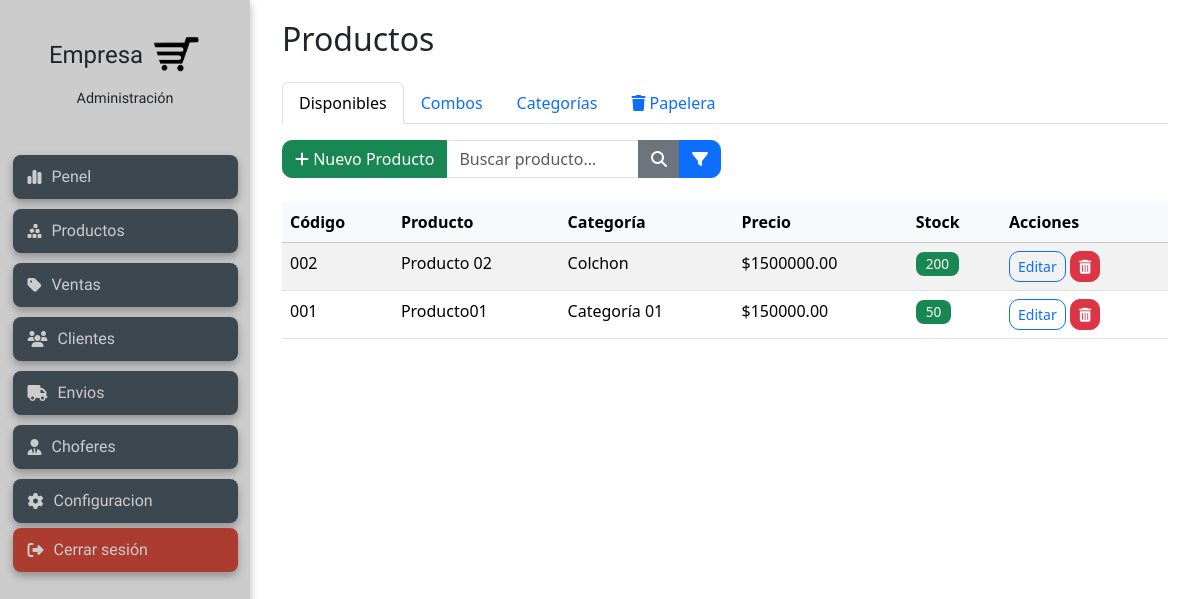
The page /products/ (signed in) on the database as committed earlier.
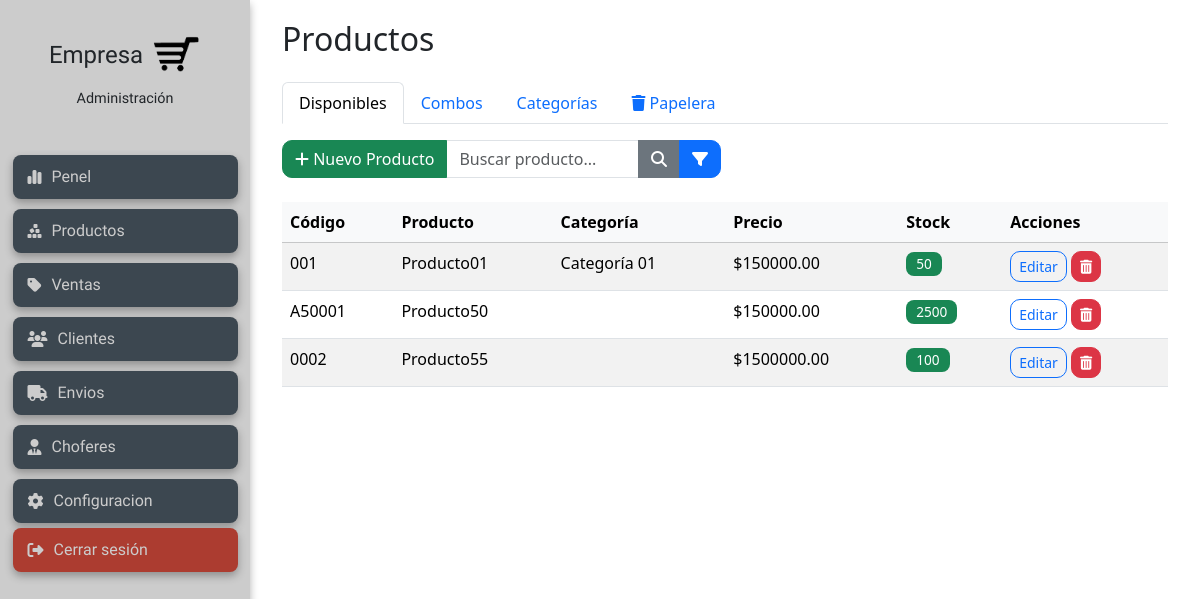
The same page on the database as committed later.
### products/models.py (models this page shows, shortened)
class Product(models.Model):
    code = models.CharField(max_length=50, unique=True, verbose_name="Código del Producto", blank=True, null=True)
    name = models.CharField(max_length=200, verbose_name="Nombre")
    description = models.TextField(blank=True, verbose_name="Descripción")
    category = models.ForeignKey(
        Category,
        on_delete=models.SET_NULL,
        null=True, blank=True,
        related_name="products",
        verbose_name="Subcategoría"
    )
    price = models.DecimalField(max_digits=10, decimal_places=2, verbose_name="Precio")
    stock = models.IntegerField(verbose_name="Stock")
    available = models.BooleanField(default=True, verbose_name="Disponible")
    created = models.DateTimeField(auto_now_add=True, verbose_name="Fecha de creación")
    updated = models.DateTimeField(auto_now=True, verbose_name="Última modificación")
    class Meta:
        verbose_name = "Producto"
        verbose_name_plural = "Productos"
        ordering = ['name']

class Category(models.Model):
    name = models.CharField(max_length=100, unique=True, verbose_name="Nombre")
    slug = models.SlugField(max_length=100, unique=True, blank=True)
    parent = models.ForeignKey(
        'self',
        on_delete=models.CASCADE,
        null=True,
        blank=True,
        related_name='children',
        verbose_name="Categoría Padre"
    )
    class Meta:
        verbose_name = "Categoría"
        verbose_name_plural = "Categorías"
        ordering = ['name']

### products/views.py (the view)
# urls.py: path('', views.product_list, name='product_list'),
@login_required
def product_list(request):
    category_filter = request.GET.get('category')
    status_filter = request.GET.get('status')
    search_query = request.GET.get('search') or ''  # <- evita "None"
    products = Product.objects.filter(available=True)
    if search_query:
        products = products.filter(Q(name__icontains=search_query) | Q(code__icontains=search_query))
    if category_filter:
        products = products.filter(category_id=category_filter)
    if status_filter == 'in_stock':
        products = products.filter(stock__gt=0)
    elif status_filter == 'out_of_stock':
        products = products.filter(stock__exact=0)
    context = {
        'products': products,
        'categories': Category.objects.all(),
        'filters': {'category': category_filter, 'status': status_filter, 'search': search_query},
        'active_tab': 'available',
    }
    return render(request, 'products/product_list.html', context)

### products/templates/products/product_list.html (shortened to what this page needs)
{% extends "products/products_layout.html" %}
{% load static %}
{% block product_content %}
    <form method="get" class="mb-4">
    <div class="row g-2 align-items-end">
        <div class="col-md-6 position-relative">
            <div class="input-group">
                <a href="{% url 'products:product_create' %}" class="btn btn-success ">
                <i class="fa-solid fa-plus"></i> Nuevo Producto
                </a>
                <input type="text" name="search" id="search"
                        value="{{ filters.search|default_if_none:'' }}"|
                        class="form-control" placeholder="Buscar producto...">
                <button class="btn btn-secondary" type="submit">
                    <i class="fa-solid fa-search"></i>
                </button>
                <button class="btn btn-primary" type="button" id="btnFilterToggle" title="Mostrar/Ocultar filtros">
                    <i class="fa-solid fa-filter"></i>
                </button>
            </div>
        </div>
    </div>
    </form>
    <div class="table-responsive mt-3">
        <table class="table table-hover table-striped">
            <thead class="table-light">
                <tr>
                    <th>Código</th>
                    <th>Producto</th>
                    <th>Categoría</th>
                    <th>Precio</th>
                    <th>Stock</th>
                    <th>Acciones</th>
                </tr>
            </thead>
            <tbody>
                {% for product in products %}
                <tr class="{% if product.stock == 0 %} resaltado-rojo {% endif %}">
                    <td>{{ product.code|default:"N/A" }}</td>
                    <td>{{ product.name }}</td>
                    <td>{{ product.category.name }}</td>
                    <td>${{ product.price|floatformat:2 }}</td>
                    <td>
                        <span class="badge {% if product.stock > 0 %}bg-success{% else %}bg-danger{% endif %}">
                            {% if product.stock > 0 %} {{ product.stock }}{% else %}Sin stock {% endif %}
                        </span>
                    </td>
                    <td>
                        <a href="{% url 'products:product_edit' product.id %}" class="btn btn-sm btn-outline-primary" title="Editar">
                            Editar
                        </a>
                        <button type="button" class="btn btn-sm btn-danger" data-bs-toggle="modal" data-bs-target="#deleteModal{{ product.id }}" title="Eliminar (a papelera)">
                            <i class="fa-solid fa-trash-can"></i>
                        </button>
                    </td>
                </tr>
                {% empty %}
                <tr>
                    <td colspan="6" class="text-center">No hay productos disponibles.</td>
                </tr>
                {% endfor %}
            </tbody>
        </table>
    </div>
{% endblock product_content %}

### products/templates/products/products_layout.html
{% extends "management/layout_management.html" %}
{% block content %}
<div class="container-fluid" id="product_section">
    <h2 class="mb-4">Productos</h2>
    <ul class="nav nav-tabs" id="productTab" role="tablist">
        <li class="nav-item">
            <a class="nav-link {% if active_tab == 'available' %}active{% endif %}" href="{% url 'products:product_list' %}" role="tab">
                Disponibles
            </a>
        </li>
        <li class="nav-item">
            <a class="nav-link {% if active_tab == 'combos' %}active{% endif %}" href="{% url 'products:combo_list' %}" role="tab">
               Combos
            </a>
        </li>
        <li class="nav-item">
            <a class="nav-link {% if active_tab == 'categories' %}active{% endif %}" href="{% url 'products:category_list' %}" role="tab">
               Categorías
            </a>
        </li>
        <li class="nav-item">
            <a class="nav-link {% if active_tab == 'trash' %}active{% endif %}" href="{% url 'products:product_trash' %}" role="tab">
                <i class="fa-solid fa-trash"></i> Papelera
            </a>
        </li>
    </ul>
    <div class="tab-content mt-3">
        {% block product_content %}{% endblock product_content %}
    </div>
</div>
{% endblock %}

### management/templates/management/layout_management.html (shortened to what this page needs)
{% load static %}
<!DOCTYPE html>
<html lang="es">
<head>
	<link href="https://cdn.jsdelivr.net/npm/bootstrap@5.3.3/dist/css/bootstrap.min.css" rel="stylesheet">
    <link rel="stylesheet" href="https://cdnjs.cloudflare.com/ajax/libs/font-awesome/6.5.0/css/all.min.css">
    <link rel="stylesheet" type="text/css" href="{% static 'css/styleManagement.css' %}?v=2">
</head>
<body>
    <div class="admin-wrapper">
        <aside class="sidebar">
            <div class="sidebar-header">
                <div class="logo-container d-flex flex-row align-items-center justify-content-center">
                    <h1 class="logo-title mb-0">Empresa</h1>
                    <img src="{% static 'logo/logo.png' %}" alt="logo" class="logo-img ms-2">
                </div>
                <p class="subtitle text-center mt-2">Administración</p>
            </div>
            <nav class="nav-menu">
                <a href="{% url 'management:panel' %}" class="nav-link" id="nav-management"><i class="fa-solid fa-chart-simple"></i> Penel</a>
                <a href="{% url 'products:product_list' %}" class="nav-link" id="nav-management"><i class="fa-solid fa-cubes-stacked"></i> Productos</a>
                <a href="#" class="nav-link" id="nav-management"><i class="fa-solid fa-tag"></i>Ventas</a>
                <a href="#" class="nav-link" id="nav-management"><i class="fa-solid fa-users"></i>Clientes</a>
                <a href="#" class="nav-link" id="nav-management"><i class="fa-solid fa-truck"></i></i>Envios</a>
                <a href="#" class="nav-link" id="nav-management"><i class="fa-solid fa-user-tie"></i>Choferes</a>
                <a href="#" class="nav-link" id="nav-management"><i class="fa-solid fa-gear"></i> Configuracion</a>
                <a href="{% url 'management:logout' %}" class="nav-link logout" id="nav-management"><i class="fa-solid fa-sign-out-alt"></i> Cerrar sesión</a>
            </nav>
        </aside>
        <main class="col" style="margin:20px">
            {% block content %}
            {% endblock %}
        </main>
    </div>
</body>
</html>

### static/css/styleManagement.css (style rules this page uses)
body { margin: 0; font-family: 'Segoe UI', sans-serif; }
.btn { border-radius: 10px; }
.admin-wrapper { display: flex; min-height: 100vh; }
.sidebar { display: flex; width: 250px; background-color: #cccccc; flex-direction: column; align-items: center; padding-top: 30px; box-shadow: 0 4px 8px rgba(0, 0, 0, 0.3); }
.sidebar-header { text-align: center; }
.logo-container { display: flex; align-items: center; justify-content: center; }
.logo-img { width: 50px; height: 50px; object-fit: contain; }
.logo-title { font-family: "Federo", sans-serif; font-size: 1.5rem; }
.subtitle { font-family: "Faculty Glyphic", sans-serif; font-size: 0.9rem; margin: 0; }
.nav-menu { margin-top: 40px; width: 100%; display: flex; flex-direction: column; align-items: center; }
#nav-management { font-family: "Farro", sans-serif; width: 90%; padding: 10px 15px; margin: 5px 0; text-decoration: none; background-color: #3c4750; color:#cccccc; border-radius: 8px; text-align: left; display: flex; align-items: center; gap: 10px; transition: background-color 0.3s; box-shadow: 0 4px 8px rgba(0, 0, 0, 0.3); }
#nav-management.logout { margin-top: auto; margin-bottom: 20px; background-color: #ac3c30; }
.badge { font-size: 0.85rem; padding: 5px 10px; border-radius: 8px; font-weight: 500; }

Rows that differ between the two databases and show on the page:
no longer on this page (row edited): Product: code "002", name "Producto 02", category.name "Colchon", price "1500000.00", stock "200"
added Product: code "A50001", name "Producto50", price "150000.00", stock "2500"
added Product: code "0002", name "Producto55", price "1500000.00", stock "100"
